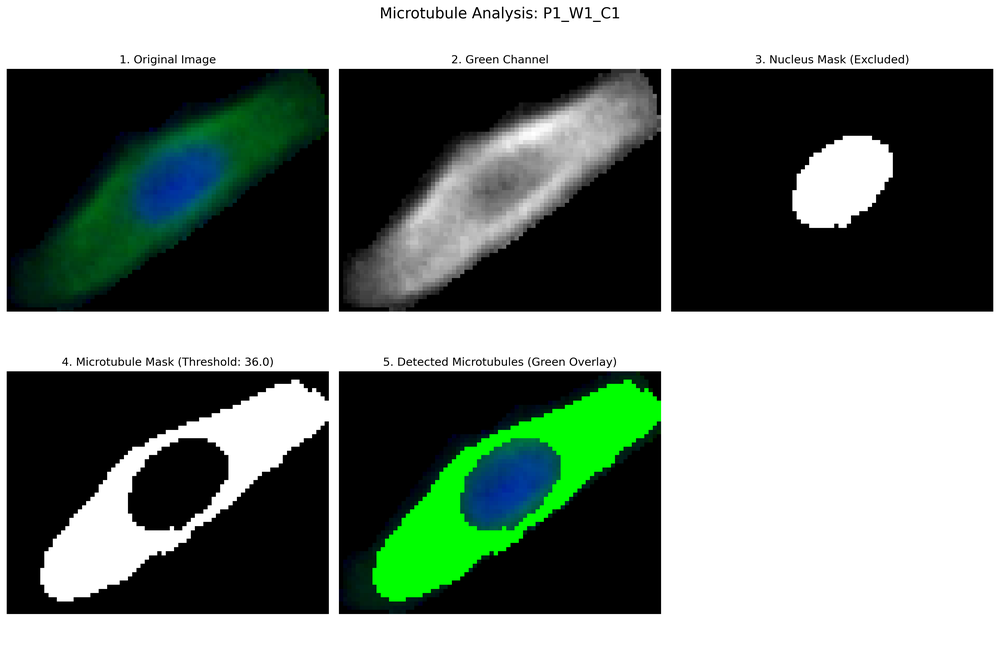
#> input picture Results/P1_W1_C1_analysis.png, 1000 x 661 px, shrunk from 4470 x 2955 before the run, given in place of P1_W1_C1_analysis.png_analysis.png, which was not available
$ python extract_samples.py ../../Results/P1_W1_C1_analysis.png
#> lines starting #> are read from the running program, lines starting #| are printed output that depends on the picture; pictures that were not available may be replaced by others from this repository, and a replacement may not be noted
#!/usr/bin/env python3
"""
Recover the original cropped cell images from the Results/*_analysis.png figures.

The raw crops are not in the repository, but the "1. Original Image" panel of each
analysis figure is a nearest-neighbour upscale of the original (matplotlib uses
'nearest' when upsampling by more than 3x), so sampling the centre of every block
gives the original pixels back exactly. Each recovered image is checked against
Results/<name>_overlay.png outside the microtubule mask, where the overlay is the
untouched original.

Usage (from the repo root):
    .venv/bin/python web/scripts/extract_samples.py [name ...]
Writes web/public/samples/<name>.png
"""
import sys
from pathlib import Path

import cv2
import numpy as np

ROOT = Path(__file__).resolve().parents[2]
RESULTS = ROOT / "Results"
OUT = ROOT / "web" / "public" / "samples"
DEFAULT_SAMPLES = ["P1_W1_C1", "P3_W2_C3", "P1_W3_C1"]


def find_panel(fig: np.ndarray, orig_w: int, orig_h: int):
    """Return (y0, y1, x0, x1) of the top-left image panel in the figure."""
    h, w = fig.shape[:2]
    # Walk a row through the middle of the top panel row: the first run of
    # non-white columns is panel 1 (panels are separated by white gutters).
    row = np.any(fig[int(h * 0.3)] < 250, axis=1)
    cols = np.where(row)[0]
    x0 = int(cols[0])
    x1 = x0
    while x1 + 1 < w and row[x1 + 1]:
        x1 += 1
    # Bottom edge: last non-white row within the panel's columns, above the second row of panels.
    col_block = np.any(fig[int(h * 0.09):int(h * 0.5), x0:x1 + 1] < 250, axis=(1, 2))
    y1 = int(np.where(col_block)[0].max()) + int(h * 0.09)
    panel_w = x1 - x0 + 1
    panel_h = int(round(orig_h * panel_w / orig_w))
    y0 = y1 - panel_h + 1
    return y0, y1, x0, x1


def recover(name: str) -> np.ndarray:
    fig = cv2.imread(str(RESULTS / f"{name}_analysis.png"))
    overlay = cv2.imread(str(RESULTS / f"{name}_overlay.png"))
    mask = cv2.imread(str(RESULTS / f"{name}_mask.png"), cv2.IMREAD_GRAYSCALE)
    if fig is None or overlay is None or mask is None:
        raise SystemExit(f"missing Results files for {name}")
    orig_h, orig_w = overlay.shape[:2]
    y0, y1, x0, x1 = find_panel(fig, orig_w, orig_h)
    panel = fig[y0:y1 + 1, x0:x1 + 1]
    sx = panel.shape[1] / orig_w
    sy = panel.shape[0] / orig_h
    rec = np.zeros((orig_h, orig_w, 3), np.uint8)
    max_var = 0
    for j in range(orig_h):
        for i in range(orig_w):
            blk = panel[int(j * sy) + 4:int((j + 1) * sy) - 4, int(i * sx) + 4:int((i + 1) * sx) - 4]
            max_var = max(max_var, int((blk.max(axis=(0, 1)) - blk.min(axis=(0, 1))).max()))
            rec[j, i] = panel[int((j + 0.5) * sy), int((i + 0.5) * sx)]
    diff = np.abs(rec.astype(int) - overlay.astype(int))[mask == 0]
    print(f"{name}: panel {panel.shape[1]}x{panel.shape[0]} -> {orig_w}x{orig_h}, "
          f"scale {sx:.2f}, intra-block variation {max_var}, "
          f"max diff vs overlay outside mask {int(diff.max())} over {diff.size} px")
    if max_var != 0:
        raise SystemExit(f"{name}: panel is not a clean nearest-neighbour upscale")
    if diff.max() != 0:
        raise SystemExit(f"{name}: recovered pixels differ from the overlay outside the mask")
    print(f"{name}: OK")
    return rec


def main(argv):
    names = argv or DEFAULT_SAMPLES
    OUT.mkdir(parents=True, exist_ok=True)
    for name in names:
        img = recover(name)
#> in recover, fig is the input picture: shape (661, 1000, 3); mean B, G, R 123.3, 131.4, 119.9
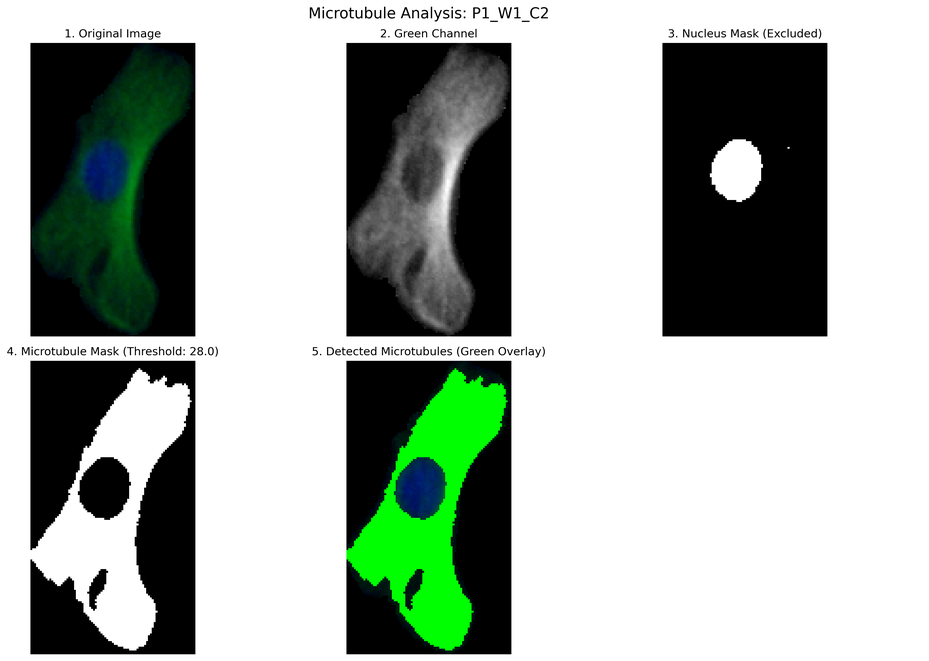
#> input picture Results/P1_W1_C2_analysis.png, 929 x 661 px, shrunk from 4151 x 2955 before the run, given in place of P1_W1_C1_analysis.png_overlay.png, which was not available
#> in recover, overlay is the input picture: shape (661, 929, 3); mean B, G, R 166.9, 175.1, 165.5
#> in recover, `mask = cv2.imread(str(RESULTS / f"{name}_mask.png"), cv2.IMREAD_GRAYSC..`:
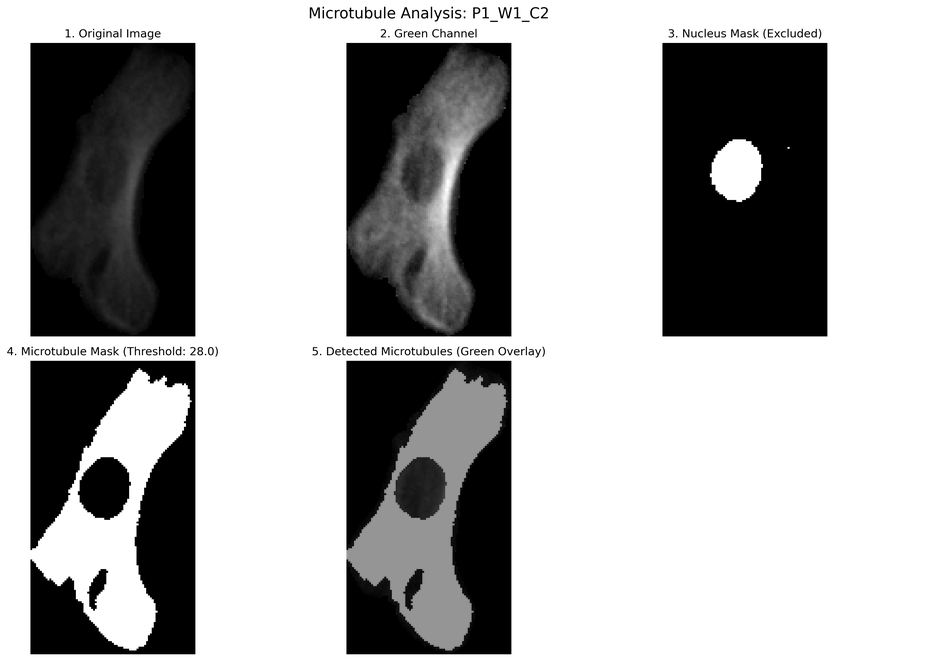
#> mask: shape (661, 929); min 0, max 255, mean 171.2
#> in find_panel, `cols = np.where(row)[0]`: cols = 888 values from 6 to 993
#> in find_panel, `x0 = int(cols[0])`: x0 = 6
#> after the loop in find_panel, `while x1 + 1 < w and row[x1 + 1]:`: x1 = 328
#> in find_panel, `y1 = int(np.where(col_block)[0].max()) + int(h * 0.09)`: y1 = 311
#> in find_panel, `panel_w = x1 - x0 + 1`: panel_w = 323
#> in find_panel, `panel_h = int(round(orig_h * panel_w / orig_w))`: panel_h = 230
#> in find_panel, `y0 = y1 - panel_h + 1`: y0 = 82
#> in recover, `y0, y1, x0, x1 = find_panel(fig, orig_w, orig_h)`: y1 = 311; x0 = 6; x1 = 328
#> in recover, `panel = fig[y0:y1 + 1, x0:x1 + 1]`:
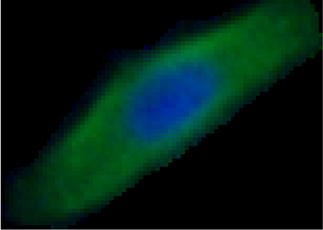
#> panel: shape (230, 323, 3); mean B, G, R 19.5, 28.2, 1.4
        out = OUT / f"{name}.png"
        cv2.imwrite(str(out), img)
        print(f"wrote {out.relative_to(ROOT)}")


if __name__ == "__main__":
#> (the run stopped early here; a loop or call above may not have finished)
